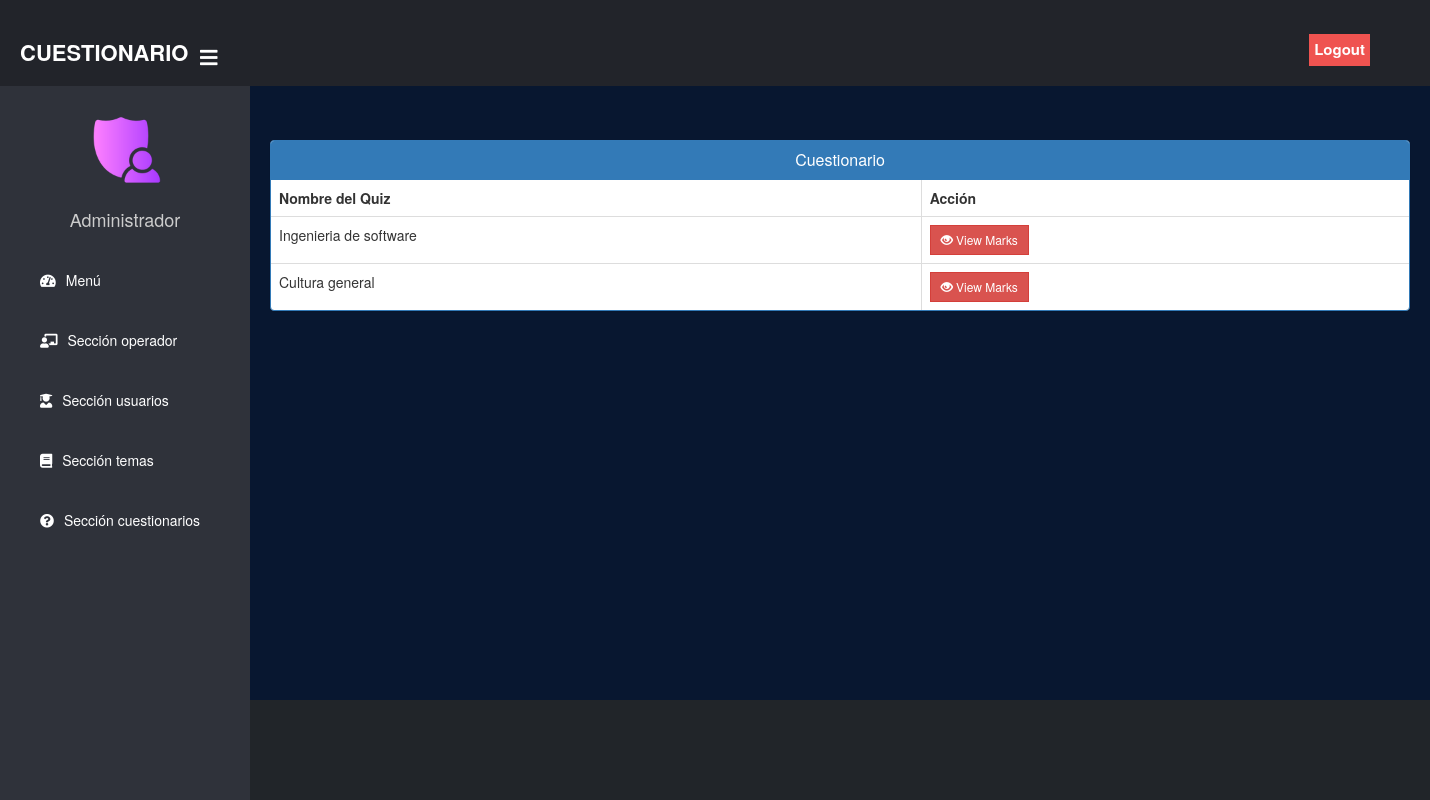
The page /admin-view-marks/1 (signed in) on the database its author committed.
### exam/models.py (models this page shows, shortened)
class Course(models.Model):
   course_name = models.CharField(max_length=50)
   question_number = models.PositiveIntegerField()
   total_marks = models.PositiveIntegerField()

### exam/views.py (the view)
# urls.py: path('admin-view-marks/<int:pk>', views.admin_view_marks_view,name='admin-view-marks'),
@login_required(login_url='adminlogin')
def admin_view_marks_view(request,pk):
    courses = models.Course.objects.all()
    response =  render(request,'exam/admin_view_marks.html',{'courses':courses})
    response.set_cookie('student_id',str(pk))
    return response

### templates/exam/admin_view_marks.html (shortened to what this page needs)
{% extends 'exam/adminbase.html' %}
{% block content %}
{%load static%}
<head>
  <link href="//netdna.bootstrapcdn.com/bootstrap/3.0.0/css/bootstrap.min.css" rel="stylesheet" id="bootstrap-css">
</head>
<br><br>
<div class="container">
  <div class="panel panel-primary">
    <div class="panel-heading">
      <h6 class="panel-title">Cuestionario</h6>
    </div>
    <table class="table table-hover table-bordered" id="dev-table">
      <thead>
        <tr>
          <th>Nombre del Quiz</th>
          <th>Acción</th>
        </tr>
      </thead>
      {% for t in courses %}
      <tr>
        <td> {{t.course_name}}</td>
        <td><a class="btn btn-danger btn-sm" style="border-radius: 0%;" href="{% url 'admin-check-marks' t.id  %}"><span class="glyphicon glyphicon-eye-open"></span> View Marks</a></td>
      </tr>
      {% endfor %}
    </table>
  </div>
</div>
<br><br><br><br><br><br>
{% endblock content %}

### templates/exam/adminbase.html (style rules this page uses)
a:link { text-decoration: none; }
body { margin: 0; padding: 0; font-family: "Gill Sans", sans-serif;; }

### templates/exam/admin_view_marks.html (style rules this page uses)
a:link { text-decoration: none; }
h6 { text-align: center; }

### rows shown on the page
Course: course_name "Ingenieria de software"
Course: course_name "Cultura general"
